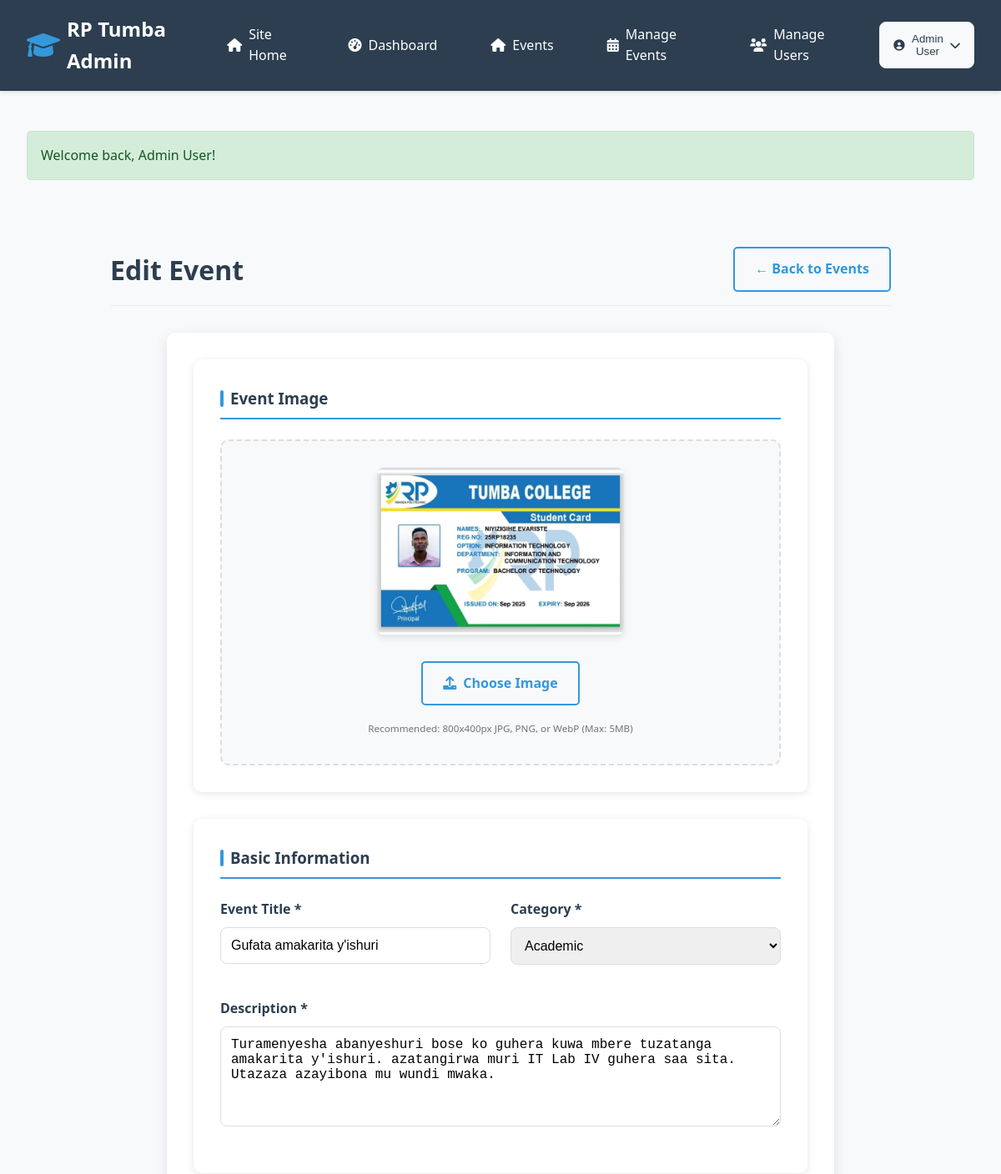
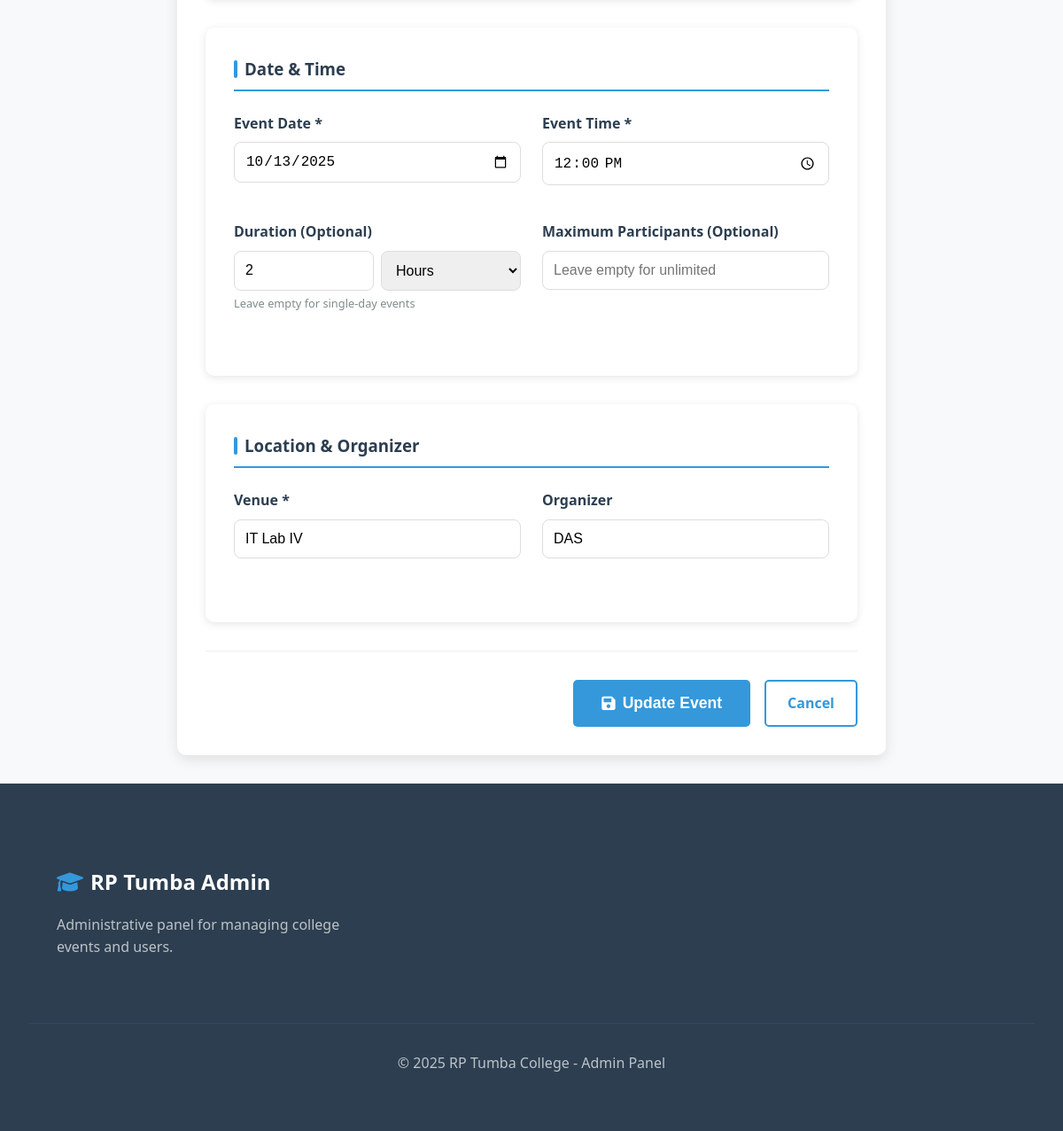
Page /admin/add-event.php?edit=9 (signed in) on the committed database (2 pictures, top to bottom).
### tables this page shows
CREATE TABLE `events` (
  `id` int(11) NOT NULL,
  `title` varchar(200) NOT NULL,
  `description` text DEFAULT NULL,
  `event_date` date NOT NULL,
  `event_time` time NOT NULL,
  `duration` int(11) DEFAULT NULL,
  `duration_unit` enum('minutes','hours','days','weeks','months') DEFAULT NULL,
  `venue` varchar(100) NOT NULL,
  `organizer` varchar(100) DEFAULT NULL,
  `category` varchar(50) DEFAULT NULL,
  `max_participants` int(11) DEFAULT NULL,
  `image_path` varchar(255) DEFAULT 'assets/images/event-placeholder.jpg',
  `created_by` int(11) DEFAULT NULL,
  `created_at` timestamp NOT NULL DEFAULT current_timestamp(),
  `status` enum('upcoming','ongoing','completed','cancelled') DEFAULT 'upcoming',
  `completed_at` datetime DEFAULT NULL,
  `completed_by` int(11) DEFAULT NULL,
  `auto_complete_time` datetime DEFAULT NULL
);

### includes/functions.php (called while the page is built, shortened)
<?php
function calculateEventEndTime($event_date, $event_time, $duration, $duration_unit) {
    $start_datetime = $event_date . ' ' . $event_time;
    try {
        $start = new DateTime($start_datetime);
        switch($duration_unit) {
            case 'hours':
                $interval = new DateInterval('PT' . $duration . 'H');
                break;
        }
        $end = clone $start;
        $end->add($interval);
        return $end->getTimestamp();
    } catch (Exception $e) {
        return null;
    }
}
function calculateEventStatus($event) {
    $current_time = time();
    $event_datetime = strtotime($event['event_date'] . ' ' . $event['event_time']);
    if ($current_time < $event_datetime) {
        return 'upcoming';
    }
}
function isEventLive($event) {
    $status = calculateEventStatus($event);
    return $status === 'ongoing';
}
function isEventSoon($event) {
    $event_datetime = strtotime($event['event_date'] . ' ' . $event['event_time']);
    $days_until = floor(($event_datetime - time()) / (60 * 60 * 24));
    return $days_until <= 3;
}
function getDaysUntilEvent($event) {
    $event_datetime = strtotime($event['event_date'] . ' ' . $event['event_time']);
    return floor(($event_datetime - time()) / (60 * 60 * 24));
}
function getEventById($id) {
    global $pdo;
    $stmt = $pdo->prepare("SELECT e.*, e.organizer as organizer_name
                          FROM events e
                          LEFT JOIN users u ON e.created_by = u.id
                          WHERE e.id = ?");
    $stmt->execute([$id]);
    $event = $stmt->fetch(PDO::FETCH_ASSOC);
    if ($event) {
        $event['calculated_status'] = calculateEventStatus($event);
        $event['is_live'] = isEventLive($event);
        $event['is_soon'] = isEventSoon($event);
        $event['days_until'] = getDaysUntilEvent($event);
        if ($event['duration'] && $event['duration_unit']) {
            $event['end_time'] = calculateEventEndTime($event['event_date'], $event['event_time'], $event['duration'], $event['duration_unit']);
        }
    }
    return $event;
}
?>

### admin/add-event.php (the view, shortened to what this page needs)
<?php
include 'includes/admin-header.php';
$edit_mode = false;
$event = null;
if (isset($_GET['edit'])) {
    $edit_mode = true;
    $event_id = $_GET['edit'];
    $event = getEventById($event_id);
}
?>
<div class="admin-container">
    <div class="admin-header">
        <h1><?php echo $edit_mode ? 'Edit Event' : 'Add New Event'; ?></h1>
        <a href="manage-events.php" class="btn btn-outline">← Back to Events</a>
    </div>
    <form method="POST" class="admin-form" enctype="multipart/form-data">
        <div class="form-section">
            <h3>Event Image</h3>
            <div class="image-upload-container">
                <div class="image-preview">
                    <?php if ($edit_mode && isset($event['image_path']) && $event['image_path'] !== 'assets/images/event-placeholder.jpg'): ?>
                        <img src="../<?php echo $event['image_path']; ?>" alt="Current event image" id="imagePreview">
                    <?php endif; ?>
                </div>
                <div class="upload-controls">
                    <label for="event_image" class="btn btn-outline">
                        <i class="fas fa-upload"></i> Choose Image
                    </label>
                    <div class="upload-info">
                        <small>Recommended: 800x400px JPG, PNG, or WebP (Max: 5MB)</small>
                    </div>
                </div>
            </div>
        </div>
        <div class="form-section">
            <h3>Basic Information</h3>
            <div class="form-row">
                <div class="form-group">
                    <label>Event Title *</label>
                    <input type="text" name="title" value="<?php echo htmlspecialchars($event['title'] ?? ''); ?>" required placeholder="Enter event title">
                </div>
                <div class="form-group">
                    <label>Category *</label>
                    <select name="category" required>
                        <option value="academic" <?php echo ($event['category'] ?? '') === 'academic' ? 'selected' : ''; ?>>Academic</option>
                    </select>
                </div>
            </div>
            <div class="form-group">
                <label>Description *</label>
                <textarea name="description" rows="5" required placeholder="Describe your event in detail..."><?php echo htmlspecialchars($event['description'] ?? ''); ?></textarea>
            </div>
        </div>
        <div class="form-section">
            <h3>Date & Time</h3>
            <div class="form-row">
                <div class="form-group">
                    <label>Event Date *</label>
                    <input type="date" name="event_date" value="<?php echo $event['event_date'] ?? ''; ?>" required min="<?php echo date('Y-m-d'); ?>">
                </div>
                <div class="form-group">
                    <label>Event Time *</label>
                    <input type="time" name="event_time" value="<?php echo $event['event_time'] ?? ''; ?>" required>
                </div>
            </div>
            <div class="form-row">
                <div class="form-group">
                    <label>Duration (Optional)</label>
                    <div class="duration-fields">
                        <input type="number" name="duration" value="<?php echo $event['duration'] ?? ''; ?>" min="1" placeholder="Duration" class="duration-input">
                        <select name="duration_unit" class="duration-unit">
                            <option value="hours" <?php echo ($event['duration_unit'] ?? '') === 'hours' ? 'selected' : ''; ?>>Hours</option>
                        </select>
                    </div>
                    <small class="field-help">Leave empty for single-day events</small>
                </div>
                <div class="form-group">
                    <label>Maximum Participants (Optional)</label>
                    <input type="number" name="max_participants" value="<?php echo $event['max_participants'] ?? ''; ?>" min="1" placeholder="Leave empty for unlimited">
                </div>
            </div>
        </div>
        <div class="form-section">
            <h3>Location & Organizer</h3>
            <div class="form-row">
                <div class="form-group">
                    <label>Venue *</label>
                    <input type="text" name="venue" value="<?php echo htmlspecialchars($event['venue'] ?? ''); ?>" required placeholder="Event location or venue">
                </div>
                <div class="form-group">
                    <label>Organizer</label>
                    <input type="text" name="organizer" value="<?php echo htmlspecialchars($event['organizer'] ?? $_SESSION['name'] ?? ''); ?>" placeholder="Event organizer name">
                </div>
            </div>
        </div>
        <div class="form-actions">
            <button type="submit" class="btn btn-primary btn-large">
                <i class="fas fa-<?php echo $edit_mode ? 'save' : 'plus'; ?>"></i>
                <?php echo $edit_mode ? 'Update Event' : 'Create Event'; ?>
            </button>
            <a href="manage-events.php" class="btn btn-outline">Cancel</a>
        </div>
    </form>
</div>
<?php include 'includes/admin-footer.php'; ?>

### assets/css/style.css (style rules this page uses)
* { margin: 0; padding: 0; box-sizing: border-box; }
body { font-family: 'Segoe UI', Tahoma, Geneva, Verdana, sans-serif; line-height: 1.6; color: #333; background-color: #f8f9fa; }
.btn { padding: 0.75rem 1.5rem; border: none; border-radius: 5px; text-decoration: none; display: inline-flex; align-items: center; gap: 0.5rem; font-weight: 600; cursor: pointer; transition: all 0.3s ease; text-align: center; justify-content: center; }
.btn-primary { background: #3498db; color: white; }
.btn-outline { background: transparent; border: 2px solid #3498db; color: #3498db; }
.btn-large { padding: 1rem 2rem; font-size: 1.1rem; }
.form-group { display: flex; flex-direction: column; }
.form-group label { margin-bottom: 0.5rem; font-weight: 600; color: #2c3e50; }
.form-group input, .form-group textarea, .form-group select { padding: 0.75rem; border: 1px solid #ddd; border-radius: 5px; font-size: 1rem; transition: border-color 0.3s; }
.form-row { display: grid; grid-template-columns: 1fr 1fr; gap: 1rem; }
.admin-header { display: flex; justify-content: space-between; align-items: center; margin-bottom: 2rem; flex-wrap: wrap; gap: 1rem; }
.admin-header h1 { color: #2c3e50; }
.image-upload-container { border: 2px dashed #ddd; border-radius: 10px; padding: 2rem; text-align: center; background: #f8f9fa; transition: all 0.3s ease; }
.image-preview { margin-bottom: 1.5rem; }
.image-preview img { max-width: 300px; max-height: 200px; border-radius: 8px; box-shadow: 0 4px 8px rgba(0,0,0,0.1); object-fit: cover; }
.upload-controls { display: flex; flex-direction: column; align-items: center; gap: 1rem; }
.upload-info { color: #6c757d; font-size: 0.875rem; text-align: center; }

### admin/includes/admin-header.php (style rules this page uses)
.admin-container { max-width: 1400px; margin: 0 auto; padding: 2rem; }
.admin-form { background: white; padding: 2rem; border-radius: 10px; box-shadow: 0 5px 15px rgba(0,0,0,0.1); max-width: 800px; margin: 0 auto; }
.form-row { display: grid; grid-template-columns: 1fr 1fr; gap: 1rem; margin-bottom: 1rem; }
.form-group { margin-bottom: 1.5rem; }
.form-group label { display: block; margin-bottom: 0.5rem; font-weight: 600; color: #2c3e50; }
.form-group input, .form-group select, .form-group textarea { width: 100%; padding: 0.75rem; border: 1px solid #ddd; border-radius: 5px; font-size: 1rem; transition: border-color 0.3s; }

### admin/add-event.php (style rules this page uses)
.admin-container { max-width: 1000px; margin: 0 auto; padding: 2rem; }
.admin-header { display: flex; justify-content: space-between; align-items: center; margin-bottom: 2rem; padding-bottom: 1rem; border-bottom: 1px solid #eee; }
.admin-header h1 { margin: 0; color: #2c3e50; }
.form-section { background: white; padding: 2rem; border-radius: 10px; box-shadow: 0 2px 10px rgba(0,0,0,0.1); margin-bottom: 2rem; }
.form-section h3 { color: #2c3e50; margin-bottom: 1.5rem; padding-bottom: 0.5rem; border-bottom: 2px solid #3498db; display: flex; align-items: center; gap: 0.5rem; }
.form-section h3::before { content: ''; width: 4px; height: 20px; background: #3498db; border-radius: 2px; }
.form-row { display: grid; grid-template-columns: 1fr 1fr; gap: 1.5rem; }
.form-group { display: flex; flex-direction: column; }
.form-group label { margin-bottom: 0.5rem; font-weight: 600; color: #2c3e50; }
.form-group input, .form-group select, .form-group textarea { padding: 0.75rem; border: 1px solid #ddd; border-radius: 8px; font-size: 1rem; transition: all 0.3s ease; }
.form-group textarea { resize: vertical; min-height: 120px; }
.duration-fields { display: grid; grid-template-columns: 1fr 1fr; gap: 0.5rem; }
.duration-input, .duration-unit { width: 100%; }
.field-help { color: #7f8c8d; font-size: 0.8rem; margin-top: 0.25rem; }
.image-upload-container { border: 2px dashed #ddd; border-radius: 10px; padding: 2rem; text-align: center; background: #f8f9fa; transition: all 0.3s ease; }
.image-preview { margin-bottom: 1.5rem; }
.image-preview img { max-width: 300px; max-height: 200px; border-radius: 8px; box-shadow: 0 4px 8px rgba(0,0,0,0.1); object-fit: cover; }
.upload-controls { display: flex; flex-direction: column; align-items: center; gap: 1rem; }
.upload-info { color: #6c757d; font-size: 0.875rem; text-align: center; }
.form-actions { display: flex; gap: 1rem; justify-content: flex-end; padding-top: 2rem; border-top: 1px solid #eee; }

### rows in the picture
events: image_path (picture), title "Gufata amakarita y'ishuri", category "Academic", description "Turamenyesha abanyeshuri bose ko guhera kuwa mbere tuzatanga amakarita y'ishuri. azatangirwa muri IT Lab IV guhera saa sita. Utazaza azayibona mu wundi mwaka.", event_date "10/13/2025", event_time "12:00:00", duration "2", duration_unit "Hours", venue "IT Lab IV", organizer "DAS"

### other values in the picture
$_SESSION['name'] "Admin User"
$_SESSION['message'] "Welcome back, Admin User!"
